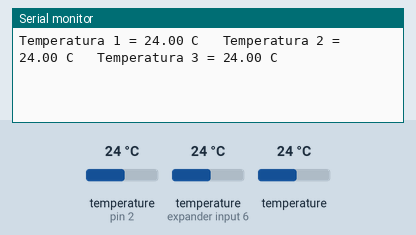
Recording of a sketch running on a simulated Arduino Uno, built with avr-gcc and run on an emulated ATmega328P. Parts: the last lines printed to the serial monitor. Inputs (shaded band) come from the test bench; at power-on: temperature (sensors on pin 2, expander input 6) 24 °C, temperature 24 °C.

Above: at 2.2 s.
2.3 s: temperature (sensor on pin 2) set to 12 °C
At 3.4 s:
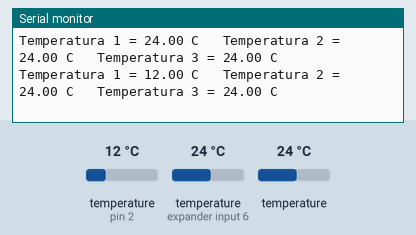
3.8 s: temperature (sensor on expander input 6) set to 12 °C
At 4.9 s:
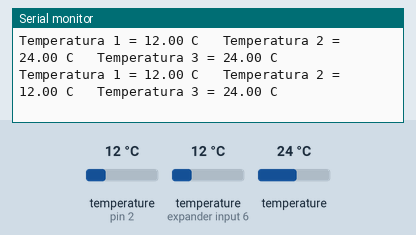
5.3 s: temperature (sensor 202) set to 12 °C
At 6.1 s:
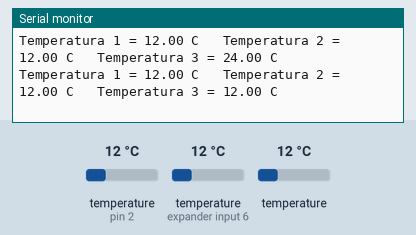
6.8 s: temperature (sensor on pin 2) set to 19 °C
At 7.9 s:
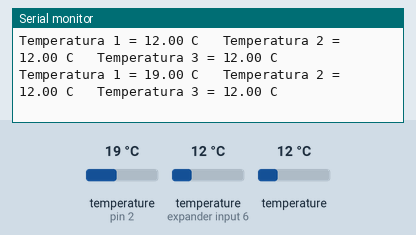
8.3 s: temperature (sensor on expander input 6) set to 19 °C
At 9.6 s:
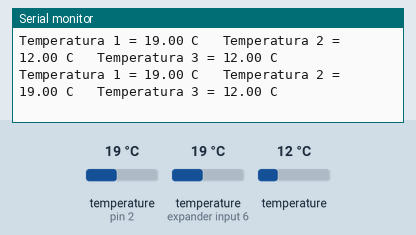
9.8 s: temperature (sensor 202) set to 19 °C
At 10.5 s:
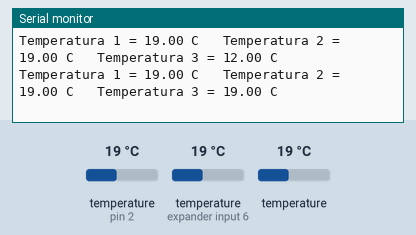
Timing chart, 0 to 12.3 s (numbered marks = the images above; inputs shaded):
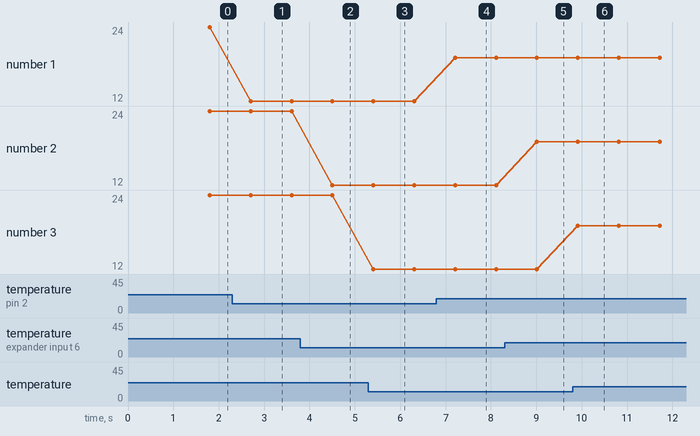

The sketch:

MultipleSensor.ino
```cpp
/****************************************************************************************
 Multiple Sensor

  Para realizar lecturas de varios sensores DS18B20 conectados a un mismo bus (Todos los sensor en un mismo pin)

 Conexiones:
  --------------------------
  DS18B20(1)     -> Arduino
  --------------------------
  Pin1 (Negro)   -> GND
  Pin2 (Amarillo)-> D2 + Res.Pull-Up
  Pin3 (Rojo)    -> VCC
  --------------------------
  DS18B20(2)     -> Arduino
  --------------------------
  Pin1 (Negro)   -> GND
  Pin2 (Amarillo)-> D2
  Pin3 (Rojo)    -> VCC
  --------------------------
  DS18B20(3)     -> Arduino
  --------------------------
  Pin1 (Negro)   -> GND
  Pin2 (Amarillo)-> D2
  Pin3 (Rojo)    -> VCC
  --------------------------
  *Se pueden conectar uno o varios sensores al mismo pin del Arduino
  *Solo es necesario una resistencia Pull-Up presente en el bus
  *Puede cambiar la conexión a otro pin del arduino modificando la variable que define el pin.

 Ejemplo desarrollado por Naylamp Mechatronics bajo licencia MIT (puede copiar, modificar, integrar o redistribuir)

 Última modificación el 31/08/2020

 Más información en:
   -https://naylampmechatronics.com/blog/46_Tutorial-sensor-de-temperatura-DS18B20.html
   -https://github.com/naylampmechatronics/Ejemplos_DS18B20
**************************************************************************************************/
#include <OneWire.h>
#include <DallasTemperature.h>

//definición de pines
const int pinBus=2;

OneWire ourWire(pinBus);   //Se establece el pin como bus OneWire

DallasTemperature sensors(&ourWire); //Se declara una variable u objeto para nuestro bus

DeviceAddress address1 = {0x28, 0xFF, 0xCA, 0x4A, 0x5, 0x16, 0x3, 0xBD};//dirección del sensor 1
DeviceAddress address2 = {0x28, 0xFF, 0x89, 0x3A, 0x1, 0x16, 0x4, 0xAF};//dirección del sensor 2
DeviceAddress address3 = {0x28, 0xFF, 0x23, 0x19, 0x1, 0x16, 0x4, 0xD9};//dirección del sensor 3

void setup() {
delay(1000);
Serial.begin(9600);
sensors.begin();   //Se inicia el sensor
}

void loop() {

sensors.requestTemperatures();   //envía el comando para obtener las temperaturas
float temp1= sensors.getTempC(address1);//Se obtiene la temperatura en °C del sensor 1
float temp2= sensors.getTempC(address2);//Se obtiene la temperatura en °C del sensor 2
float temp3= sensors.getTempC(address3);//Se obtiene la temperatura en °C del sensor 3

Serial.print("Temperatura 1 = ");
Serial.print(temp1);
Serial.print(" C");
Serial.print("   Temperatura 2 = ");
Serial.print(temp2);
Serial.print(" C");
Serial.print("   Temperatura 3 = ");
Serial.print(temp3);
Serial.println(" C");
delay(100);
}
```

Measured:
- after the input at 2.3 s, the serial monitor: prints a new line after 0.41 s (image 1)
- after the input at 3.8 s, the serial monitor: prints a new line after 0.71 s (image 2)
- after the input at 5.3 s, the serial monitor: prints a new line after 0.11 s (image 3)
- after the input at 6.8 s, the serial monitor: prints a new line after 0.41 s (image 4)
- after the input at 8.3 s, the serial monitor: prints a new line after 0.71 s (image 5)
- after the input at 9.8 s, the serial monitor: prints a new line after 0.11 s (image 6)
- plotted number 1: 24 → 12 after the input at 2.3 s, 12 → 19 after the input at 6.8 s
